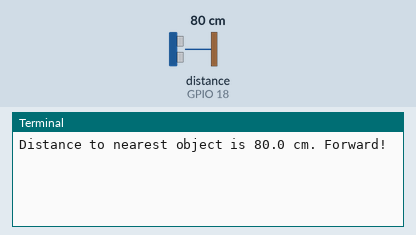
This program was run on a simulated Raspberry Pi (BCM pin numbers). Parts: the last lines printed to the terminal. The test bench sets the inputs (shaded band); at power-on: distance to the obstacle (sensor on GPIO 18) 80 cm. The echo pulse lasts 58.3 µs per cm.

Above: at 1.2 s.
1.3 s: distance to the obstacle (sensor on GPIO 18) set to 2 cm
At 3.4 s:
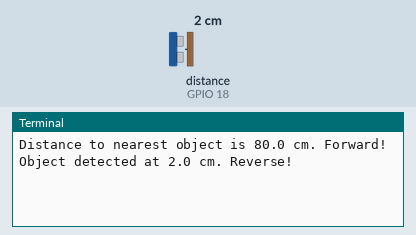
3.9 s: distance to the obstacle (sensor on GPIO 18) set to 4 cm
At 4.9 s:
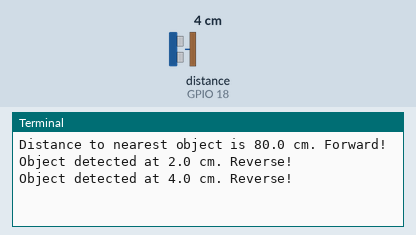

The program:

gpioSensor.py
```python
# (licence header left out)
from gpiozero import DistanceSensor
from time import sleep

sensor = DistanceSensor(echo=18, trigger=17, threshold_distance=0.15, max_distance=1)

def getDistance():
	d = round((sensor.distance * 100),1)
	return d

minDistance = 15

try:
	while True:
		distance = getDistance()
		if distance > minDistance:
        		print('Distance to nearest object is', distance, 'cm. Forward!')
		else:
			print('Object detected at', distance, 'cm. Reverse!')
		sleep(2)

except KeyboardInterrupt:
	print('\n')
	print('Stopping program')
```

Measured:
- after the input at 1.3 s, the terminal: prints a new line after 1.2 s (image 1)
- after the input at 3.9 s, the terminal: prints a new line after 0.58 s (image 2)
